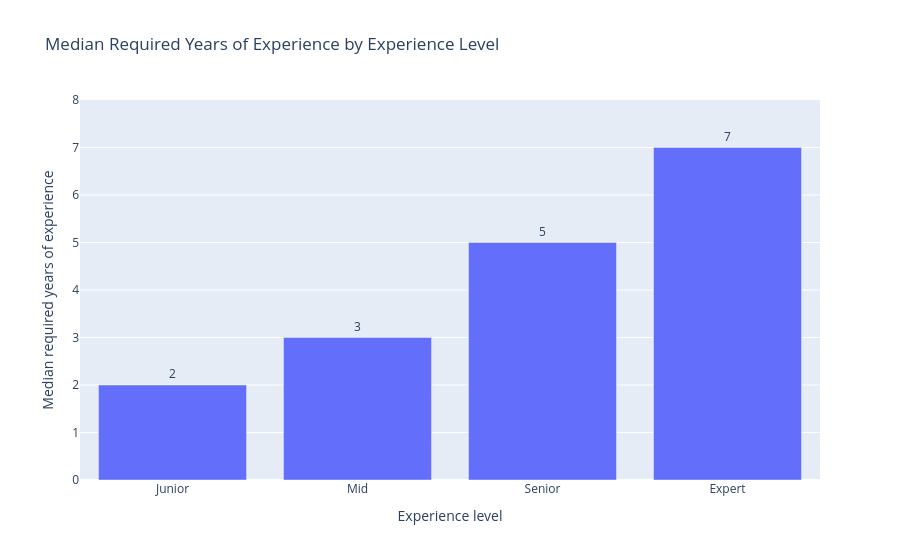

Source (notebook cell):
### Code cell
experience_order = [
    "Junior",
    "Mid",
    "Senior",
    "Expert"
]

median_experience = (
    df.groupby("experience")["experience_years_min"]
    .median()
    .reindex(experience_order)
    .reset_index()
)

fig = px.bar(
    median_experience,
    x="experience",
    y="experience_years_min",
    text="experience_years_min",
    title="Median Required Years of Experience by Experience Level",
    labels={
        "experience": "Experience level",
        "experience_years_min": "Median required years"
    }
)

fig.update_traces(
    textposition="outside"
)

fig.update_layout(
    showlegend=False,
    yaxis_title="Median required years of experience",
    xaxis_title="Experience level"
)

fig.update_yaxes(
    range=[0, 8]
)

fig.show()

### Figure 1 — Plotly figure (JSON) as saved in the notebook; plotly's stock layout.template omitted (floating-point values rounded to 4 significant figures)
{"data": [{"hovertemplate": "Experience level=%{x}<br>Median required years=%{text}<extra></extra>", "legendgroup": "", "marker": {"color": "#636efa", "pattern": {"shape": ""}}, "name": "", "orientation": "v", "showlegend": false, "text": [2.0, 3.0, 5.0, 7.0], "textposition": "outside", "type": "bar", "x": ["Junior", "Mid", "Senior", "Expert"], "xaxis": "x", "y": [2.0, 3.0, 5.0, 7.0], "yaxis": "y"}], "layout": {"barmode": "relative", "legend": {"tracegroupgap": 0}, "showlegend": false, "title": {"text": "Median Required Years of Experience by Experience Level"}, "xaxis": {"anchor": "y", "domain": [0, 1], "title": {"text": "Experience level"}}, "yaxis": {"anchor": "x", "domain": [0, 1], "range": [0, 8], "title": {"text": "Median required years of experience"}}}}
